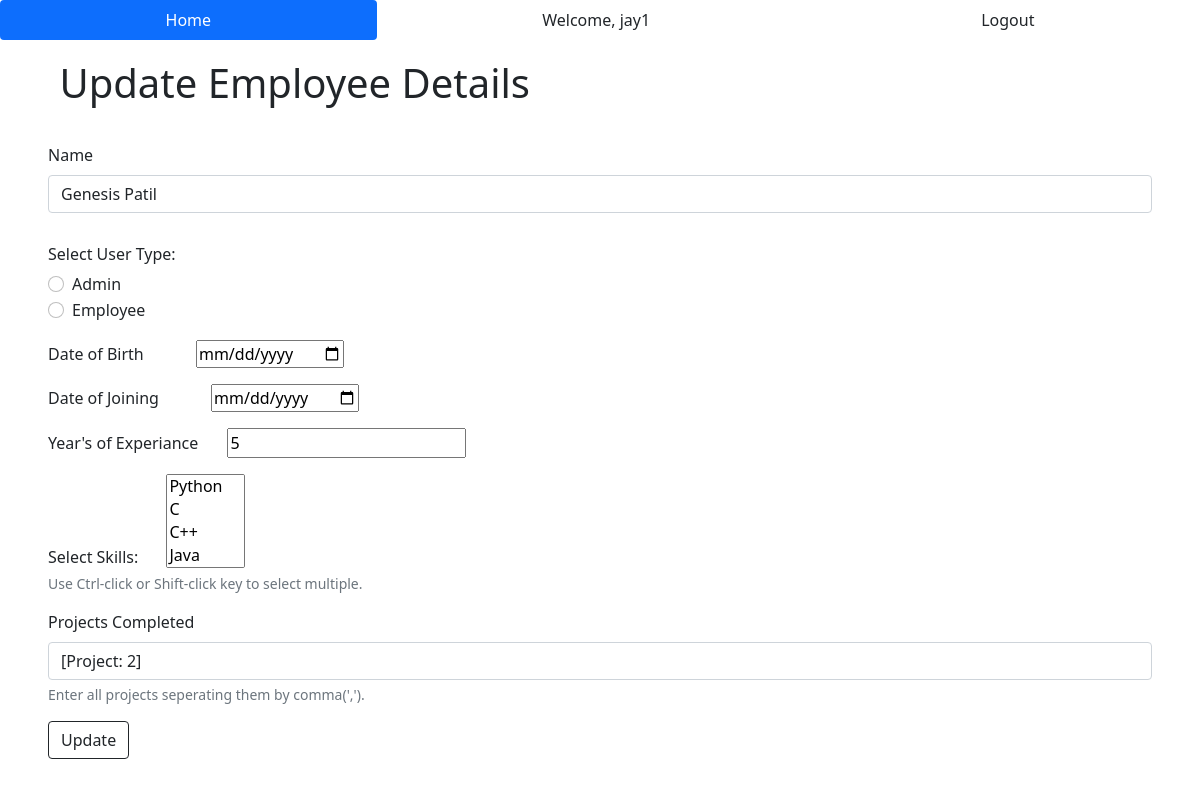
Page /update/500 (signed in) on the committed database.
### EDMA/models.py (models this page shows, shortened)
class User(db.Model, UserMixin):
    id = db.Column(db.Integer, primary_key=True)
    username = db.Column(db.String(30), nullable=False, unique=True)
    email = db.Column(db.String(50), nullable=False, unique=True)
    password_hash = db.Column(db.String(60), nullable=False)
    emp_id = db.Column(db.Integer, db.ForeignKey('employee.emp_id'))
    skills = db.relationship('Skill', secondary='userskill', backref='users')
    projects = db.relationship('Project', secondary='userproject', backref='users')
    @property
    def password(self):
        return self.password

class Employee(db.Model):
    emp_id = db.Column(db.Integer, primary_key=True)
    name = db.Column(db.String(25), nullable=False)
    user_type = db.Column(db.String(15), nullable=False, default='Employee')
    dob = db.Column(db.DateTime, nullable=False)
    doj = db.Column(db.DateTime, nullable=False)
    years = db.Column(db.Integer, nullable=False)
    user = db.relationship("User", backref='details', lazy='select', uselist=False)

class Project(db.Model):
    id = db.Column(db.Integer, primary_key=True)
    name = db.Column(db.String(25), nullable=False)
    def __repr__(self):
        return "Project: " + str(self.id)

### EDMA/routes.py (the view)
@app.route('/update/<int:id>', methods=['GET', 'POST'])
@login_required
def update_emp_usr(id):
    emp = Employee.query.get(id)
    if request.method == 'POST':                           #and current_user.details.user_type == "Employee"
        emp.name = request.form['emp_name']
        emp.user_type = request.form['user_type']
        emp.dob = datetime.strptime(request.form['dob'], '%Y-%m-%d')
        emp.doj = datetime.strptime(request.form['doj'], '%Y-%m-%d')
        emp.years = request.form['years']
        emp.skill_set = request.form['skill_set']
        emp.projects = request.form['projects']
        db.session.commit()
        flash(f'Employee details updated successfully!', category='success')
        return redirect(url_for('index'))
    else:
        return render_template('update.html', emp=emp)

### EDMA/models.py (called while the page is built)
@login_manager.user_loader
def load_user(user_id):
    return User.query.get(int(user_id))

### EDMA/templates/update.html (shortened to what this page needs)
{% extends 'base.html' %}
{% block body %}
<div class="container-fluid ps-5 pb-3 pt-2">
    <h1>Update Employee Details</h1>
</div>
  <div class="container-fluid px-5">
    <form action = "/update/{{emp.emp_id}}" method = "post">
      <div class="mb-3">
        <label for="emp_name" class="form-label">Name</label>
        <input type="text" class="form-control" id="emp_name" name="emp_name" value="{{emp.name}}">
      </div>
      <div class="usr_type_radio py-3">
        <h6>Select User Type:</h6>
        <div class="form-check">
          <input class="form-check-input" type="radio" name="user_type" id="option1" value="Admin">
          <label class="form-check-label" for="option1">
            Admin
          </label>
        </div>
        <div class="form-check">
          <input class="form-check-input" type="radio" name="user_type" id="option2" value="Employee">
          <label class="form-check-label" for="option2">
            Employee
          </label>
        </div>
      </div>
      <div class="dob_pick pb-3">
        <label class="pe-5" for="dob">Date of Birth</label>
        <input type="date" id="dob" name="dob" value="{{emp.dob}}">
      </div>
      <div class="doj_pick pb-3">
        <label class="pe-5" for="doj">Date of Joining</label>
        <input type="date" id="doj" name="doj" value="{{emp.doj}}">
      </div>
      <div class="exp_num pb-3">
        <label class="pe-4" for="years">Year's of Experiance</label>
        <input type="number" id="years" name="years" min="0" value="{{emp.years}}">
      </div>
      <div class="skill_pick pb-3">
        <label class="pe-4" for="skills">Select Skills:</label>
        <select id="skills" name="skills" multiple value="{{emp.user.skills}}">
          <option value="Python">Python</option>
          <option value="C">C</option>
          <option value="C++">C++</option>
          <option value="Java">Java</option>
          <option value="Javascript">Javascript</option>
        </select>
        <div id="emailHelp" class="form-text">Use Ctrl-click or Shift-click key to select multiple.</div>
      </div>
      <div class="mb-3">
        <label for="projects" class="form-label">Projects Completed</label>
        <input type="text" class="form-control" id="projects" name="projects" value="{{emp.user.projects}}">
        <div id="emailHelp" class="form-text">Enter all projects seperating them by comma(',').</div>
      </div>
      <button type="submit" class="btn btn-outline-dark">Update</button>
    </form>
  </div>
{% endblock %}

### EDMA/templates/base.html (shortened to what this page needs)
<!doctype html>
<html lang="en">
  <head>
    <link rel="stylesheet" type="text/css" href="{{ url_for('static', filename='main.css') }}">
    <link href="https://cdn.jsdelivr.net/npm/bootstrap@5.0.2/dist/css/bootstrap.min.css" rel="stylesheet">
  </head>
  <body>
    <div>
      <ul class="nav nav-pills nav-fill">
        <li class="nav-item">
          <a class="nav-link active link-dark" aria-current="page" href="{{ url_for('index') }}">Home</a>
        </li>
        {% if current_user.is_authenticated %}
          <li class="nav-item">
            <a class="nav-link link-dark">Welcome, {{ current_user.username }}</a>
          </li>
          <li class="nav-item">
            <a class="nav-link link-dark" href="{{ url_for('logout_page') }}">Logout</a>
          </li>
        {% endif %}
      </ul>
    </div>
    {% block body %} {% endblock %}
  </body>
</html>

### EDMA/static/main.css (style rules this page uses)
h1 { padding: 1%; }

### rows in the picture
User: username "jay1"
Employee: emp_name "Genesis Patil", years "5"
Project: projects "[Project: 2]"
